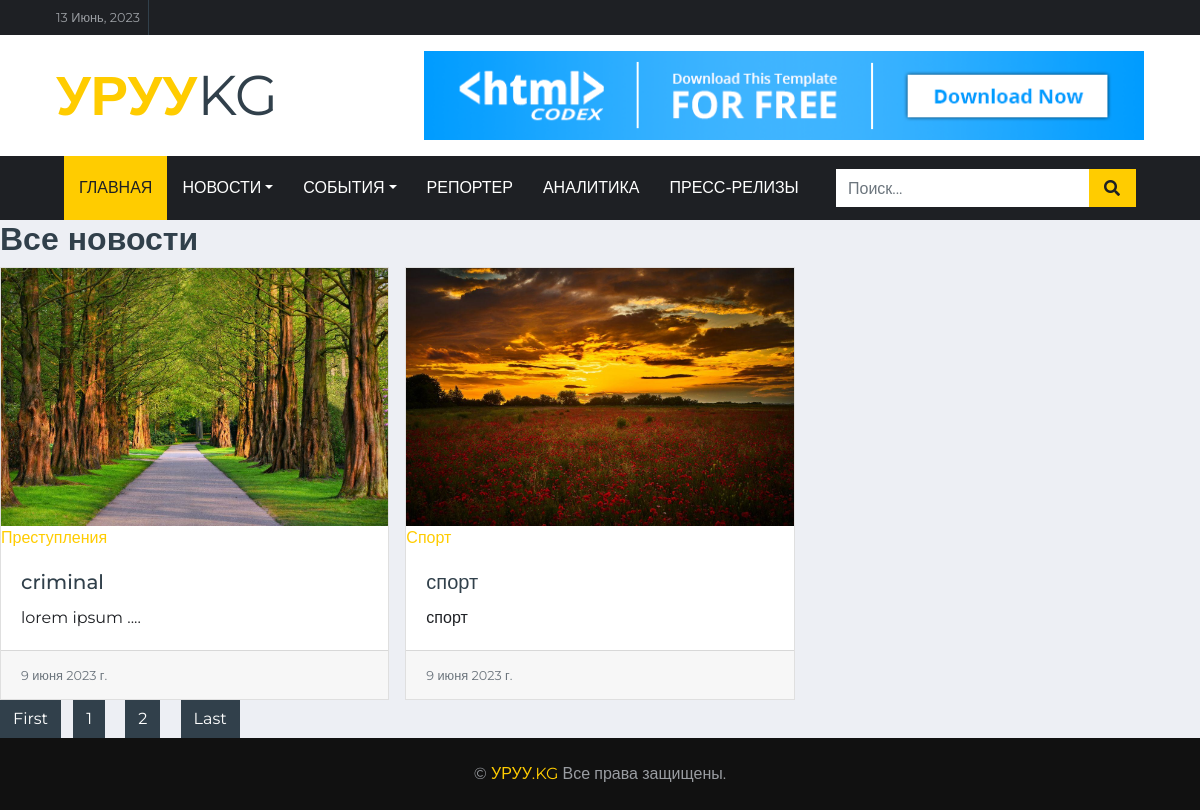
The page /news/all?page=2 on the database its author committed.
### app/models.py (models this page shows, shortened)
class Post(models.Model, HitCountMixin):
    title = models.CharField(max_length=225)
    overview = RichTextField()
    category = models.ForeignKey("Category", on_delete=models.CASCADE, blank=True, null=True)
    created_date = models.DateField(auto_now_add=False)
    image = models.ImageField(upload_to='newsImage/', blank=True, null=True)
    description = models.TextField(default='')
    top_news = models.BooleanField(default=False)
    class Meta:
        ordering = ['-created_date']
        verbose_name = "Новости"
        verbose_name_plural = "Новости"

class Category(models.Model):
    title = models.CharField(max_length=200)
    class Meta:
        verbose_name = "Категория"
        verbose_name_plural = "Категория"

### app/views.py (the view)
# urls.py: path('news/all', news_list),
def news_list(request, page_number=1):
    news = Post.objects.all()
    paginated  = Paginator(news, 9)
    page_number = request.GET.get('page')
    page = paginated.get_page(page_number)
    return render(request, 'all_news.html', {'news': page })

### app/templates/all_news.html (shortened to what this page needs)
{% extends 'base.html' %}
{% block page_content %}
{% load embed_video_tags %}
{% load static %}
<h2>Все новости</h2>
<div class="row text-dark">
       {% for item in news %}
     <a href="/post/{{item.id}}">
      <div class="col-md-4">
          <div class="card-deck">
        <div class="card">
              <img src="{{ item.image.url }}" class="card-img-top" alt="...">
          <a href="#">{{ item.category.title }}</a>
            <div class="card-body">
                <a href="/post/{{item.id}}"><h5 class="card-title">{{ item.title }}</h5></a>
                <p class="card-text">{{ item.description }}</p>
            </div>
             <div class="card-footer">
                 <small class="text-muted">{{ item.created_date }}</small>
            </div>
        </div>
    </div>
      </div></a>
{% endfor %}
</div>
    <a href="?page=1" class="btn btn-secondary">First</a>
    {% for num in news.paginator.page_range %}
        {% if num == page.number %}
            <span>{{ num }}</span>
        {% else %}
            <a href="?page={{num}}" class="btn btn-secondary mx-2">{{ num }}</a>
        {% endif %}
    {% endfor %}
    <a href="?page={{page.paginator.num_pages}}" class="btn btn-secondary mx-2">Last</a>
{% endblock %}

### rows shown on the page
Post: image (picture), category "Преступления", title "criminal", description "lorem ipsum ....", created_date "9 июня 2023 г."
Post: image (picture), category "Спорт", title "спорт", description "спорт", created_date "9 июня 2023 г."

### other values the page prints
{{ current_date }} "13 Июнь, 2023"
{{ num }} "1" "2"
